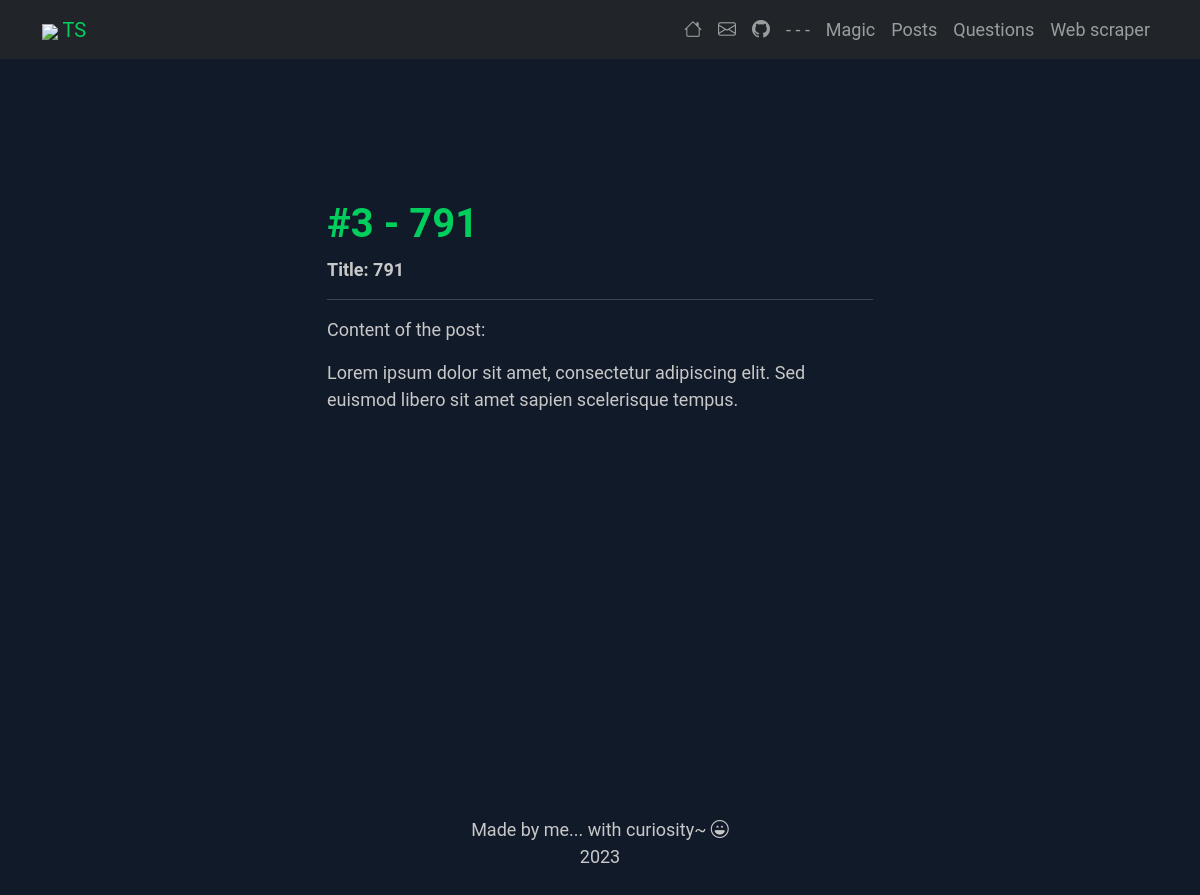
/posts/3/, run on the app's committed database.
### app/models/post.py (models this page shows, shortened)
class Post(db.Model):
    id = db.Column(db.Integer, primary_key=True)
    title = db.Column(db.String(150))
    content = db.Column(db.Text)

### app/posts/routes.py (the view)
@bp.route("/<int:post_id>/")
def single_post(post_id):
    single_post = Post.query.get_or_404(post_id)
    return render_template("posts/single_post.html", single_post=single_post)

### app/templates/posts/single_post.html
{% extends 'base.html' %}
{% block content %}
<section class="parallax-block">
    <div class="row justify-content-center">
        <div class="col-lg-6">
            <span class="title">
                <h1>{% block title %} #{{ single_post.id }} - {{ single_post.title }}{% endblock %}</h1>
            </span>
            <div class="content">
                <div class="single_post">
                    <p><b>Title: {{ single_post.title }}</b></p>
                    <hr>
                    <p>Content of the post:</p>
                    <p>{{ single_post.content }}</p>
                </div>
            </div>
        </div>
    </div>
</section>
{% endblock %}

### app/static/style.css (style rules this page uses)
body { height: 100vh; background: rgba(17, 26, 40, 1); color: rgb(200, 200, 200); font-size: 18px; font-family: Roboto, sans-serif; }
p, h5 { color: rgb(200, 200, 200); }
h1, h2 { color: rgba(0, 207, 93, 1); font-weight: bold; }
.parallax-block { min-height: 100vh; padding-top: 25vh; padding-bottom: 25vh; }

### data on the page
Post: id "3", title "791", content "Lorem ipsum dolor sit amet, consectetur adipiscing elit. Sed euismod libero sit amet sapien scelerisque tempus."
